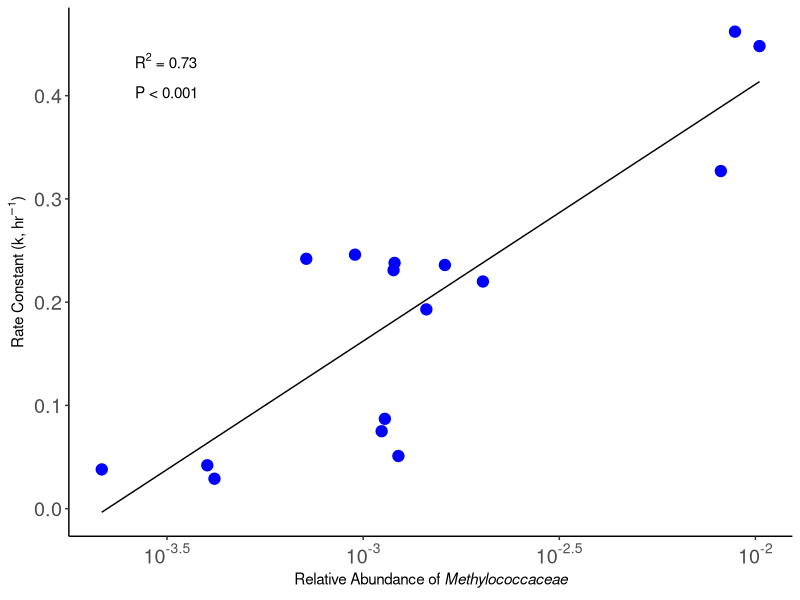

The R script that drew this image:
library(ggplot2)
library(ggtext)
library(scales)
library(grid)
library(gridExtra)

## Rate constant correlations

#Microbiological Data
All_16S <- read.csv(file = "16S_all.csv",header = TRUE)
T0_16S <- All_16S[All_16S$Time==0,]

Mco <- log10(T0_16S$Methylococcaceae)
Mm <- log10(T0_16S$Methylomonadaceae)
Mcy <- log10(T0_16S$Methylocystaceae)
Ma <- log10(T0_16S$Methylacidiphilaceae)
Mp <- log10(T0_16S$Methylophilaceae)

############
# Averages #
############

oct_2020 <- subset(All_16S, Experiment == "OCT_2020")
june_1_21 <- subset(All_16S, Experiment == "JL1")
june_2_21 <- subset(All_16S, Experiment == "JL2")
july_2021 <- subset(All_16S, Experiment == "JL3")
oct_2021 <- subset(All_16S, Experiment == "OCT_21")
nov_2021 <- subset(All_16S, Experiment == "NOV_21")

Mco_oct_2020_avg <- unname(sapply(split(oct_2020$Methylococcaceae, oct_2020$Box), mean))
Mm_oct_2020_avg <- unname(sapply(split(oct_2020$Methylomonadaceae, oct_2020$Box), mean))
Mcy_oct_2020_avg <- unname(sapply(split(oct_2020$Methylocystaceae, oct_2020$Box), mean))
Ma_oct_2020_avg <- unname(sapply(split(oct_2020$Methylacidiphilaceae, oct_2020$Box), mean))
Mp_oct_2020_avg <- unname(sapply(split(oct_2020$Methylophilaceae, oct_2020$Box), mean))

Mco_june_1_21_avg <- unname(sapply(split(june_1_21$Methylococcaceae, june_1_21$Box), mean))
Mm_june_1_21_avg <- unname(sapply(split(june_1_21$Methylomonadaceae, june_1_21$Box), mean))
Mcy_june_1_21_avg <- unname(sapply(split(june_1_21$Methylocystaceae, june_1_21$Box), mean))
Ma_june_1_21_avg <- unname(sapply(split(june_1_21$Methylacidiphilaceae, june_1_21$Box), mean))
Mp_june_1_21_avg <- unname(sapply(split(june_1_21$Methylophilaceae, june_1_21$Box), mean))

Mco_june_2_21_avg <- unname(sapply(split(june_2_21$Methylococcaceae, june_2_21$Box), mean))
Mm_june_2_21_avg <- unname(sapply(split(june_2_21$Methylomonadaceae, june_2_21$Box), mean))
Mcy_june_2_21_avg <- unname(sapply(split(june_2_21$Methylocystaceae, june_2_21$Box), mean))
Ma_june_2_21_avg <- unname(sapply(split(june_2_21$Methylacidiphilaceae, june_2_21$Box), mean))
Mp_june_2_21_avg <- unname(sapply(split(june_2_21$Methylophilaceae, june_2_21$Box), mean))

Mco_july_2021_avg <- unname(sapply(split(july_2021$Methylococcaceae, july_2021$Box), mean))
Mm_july_2021_avg <- unname(sapply(split(july_2021$Methylomonadaceae, july_2021$Box), mean))
Mcy_july_2021_avg <- unname(sapply(split(july_2021$Methylocystaceae, july_2021$Box), mean))
Ma_july_2021_avg <- unname(sapply(split(july_2021$Methylacidiphilaceae, july_2021$Box), mean))
Mp_july_2021_avg <- unname(sapply(split(july_2021$Methylophilaceae, july_2021$Box), mean))

Mco_oct_2021_avg <- unname(sapply(split(oct_2021$Methylococcaceae, oct_2021$Box), mean))
Mm_oct_2021_avg <- unname(sapply(split(oct_2021$Methylomonadaceae, oct_2021$Box), mean))
Mcy_oct_2021_avg <- unname(sapply(split(oct_2021$Methylocystaceae, oct_2021$Box), mean))
Ma_oct_2021_avg <- unname(sapply(split(oct_2021$Methylacidiphilaceae, oct_2021$Box), mean))
Mp_oct_2021_avg <- unname(sapply(split(oct_2021$Methylophilaceae, oct_2021$Box), mean))

Mco_nov_2021_avg <- unname(sapply(split(nov_2021$Methylococcaceae, nov_2021$Box), mean))
Mm_nov_2021_avg <- unname(sapply(split(nov_2021$Methylomonadaceae, nov_2021$Box), mean))
Mcy_nov_2021_avg <- unname(sapply(split(nov_2021$Methylocystaceae, nov_2021$Box), mean))
Ma_nov_2021_avg <- unname(sapply(split(nov_2021$Methylacidiphilaceae, nov_2021$Box), mean))
Mp_nov_2021_avg <- unname(sapply(split(nov_2021$Methylophilaceae, nov_2021$Box), mean))


Mco_avg <- log10(c(Mco_oct_2020_avg,Mco_june_1_21_avg,Mco_june_2_21_avg,
                      Mco_july_2021_avg,Mco_oct_2021_avg,Mco_nov_2021_avg))
Mm_avg <- log10(c(Mm_oct_2020_avg,Mm_june_1_21_avg,Mm_june_2_21_avg,
                  Mm_july_2021_avg,Mm_oct_2021_avg,Mm_nov_2021_avg))
Mcy_avg <- log10(c(Mcy_oct_2020_avg,Mcy_june_1_21_avg,Mcy_june_2_21_avg,
                   Mcy_july_2021_avg,Mcy_oct_2021_avg,Mcy_nov_2021_avg))
Ma_avg <- log10(c(Ma_oct_2020_avg,Ma_june_1_21_avg,Ma_june_2_21_avg,
                  Ma_july_2021_avg,Ma_oct_2021_avg,Ma_nov_2021_avg))
Mp_avg <- log10(c(Mp_oct_2020_avg,Mp_june_1_21_avg,Mp_june_2_21_avg,
                  Mp_july_2021_avg,Mp_oct_2021_avg,Mp_nov_2021_avg))

###############

geochem <- read.csv(file = "T0_geochem.csv" ,sep = ",", header = TRUE)
row.names(geochem) <- geochem[,1] #set row names
geochem <- geochem[,-1] #remove first column
geochem <- geochem[,-5] #remove empty column at end

rate_constant <- geochem$Rate_Constant

#########################################################
## abundance relationship between methanos and methylos##
#########################################################

methano <- log(exp(Mco) + exp(Mm) + exp(Mcy))
methylo <- log(exp(Mp) + exp(Ma))

t.test(methano, methylo, alternative = "two.sided", paired = FALSE)
#t = -5.3545, df = 19.829, p-value = 3.147e-05
# 95% confidence interval: 
# -0.8599977 -0.3775966
# mean of x      mean of y
# -1.768112      -1.149315 

t.test(methano, methylo, alternative = "two.sided", paired = TRUE)
#t = -4.6209, df = 15, p-value = 0.0003329
#95 percent confidence interval:
# -0.9042276 -0.3333667
#mean of the differences
#-0.6187972 

###########
# Pearson #
###########

#Regular 
cor.test(rate_constant,Ma, method = "pearson") 
# r = -0.6131463, t = -2.9041, p-value = 0.01155 # -- *
# 0.38
cor.test(rate_constant,Mp, method = "pearson") 
# r = 0.3691961, t = 1.4864, p-value = 0.1593 # -- NS
# 0.14
cor.test(rate_constant,Mcy, method = "pearson")
# r = 0.6689373, t = 3.3672, p-value = 0.004603 -- **
# 0.45
cor.test(rate_constant,Mm, method = "pearson")
# r = 0.5513477, t = 2.4727, p-value = 0.02684 -- *
# 0.31

cor.test(rate_constant,Mco, method = "pearson") # -- *****
# r = 0.8561366, t = 6.1991, p-value = 2.318e-05
# 0.73


#Average
cor.test(rate_constant,Ma_avg, method = "pearson") 
# r = -0.4600364, t = -1.9386, p-value = 0.07298 # -- NS
cor.test(rate_constant,Mp_avg, method = "pearson") 
# r = 0.2554762, t = 0.98871, p-value = 0.3396 # -- NS
cor.test(rate_constant,Mcy_avg, method = "pearson")
# r = 0.7214054, t = 3.8978, p-value = 0.001609 -- **
cor.test(rate_constant,Mm_avg, method = "pearson")
# r = 0.5672939, t = 2.5775, p-value = 0.02192 -- *
cor.test(rate_constant,Mco_avg, method = "pearson") 
# r = 0.68261, t = 3.495, p-value = 0.00357 -- ** 


###########
# Results #
###########

#Methylococaceae T0 has the largest significant correlation. 

###########
## Plots ##
###########

rate_Mco <- ggplot() + 
  geom_point(aes(x = 10^(Mco), y = rate_constant), color = "blue", size =3.5) +
  labs(x=bquote("Relative Abundance of"~italic("Methylococcaceae")), 
       y = expression(paste("Rate Constant (k, h", r^-1, ")"))) + 
  annotation_custom(grid::textGrob(label = "P < 0.001",
                                   x = unit(0.135, "npc"), y = unit(0.84, "npc"), 
                                   gp = gpar(color = "black", fontsize=11))) +
  annotation_custom(grid::textGrob(label = expression(R^2*" = 0.73"),
                                   x = unit(0.134, "npc"), y = unit(0.90, "npc"), 
                                   gp = gpar(color = "black", fontsize=11))) +
  scale_x_continuous(trans = "log10", breaks = trans_breaks("log10", function(x) 10^x),
                     labels = trans_format("log10", math_format(10^.x))) + 
  geom_smooth(aes(x = 10^(Mco), y = rate_constant), method = "lm", se=FALSE,
              color = "black", linewidth=0.5) +
  guides(linetype = "none", color = "none") + theme_classic() + theme(axis.text = element_text(size=rel(1.3)))

rate_Mco
